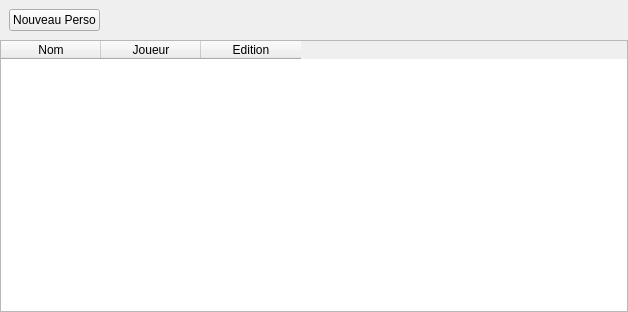
<?xml version="1.0" encoding="UTF-8"?>
<ui version="4.0">
 <class>Form</class>
 <widget class="QWidget" name="Form">
  <property name="geometry">
   <rect>
    <x>0</x>
    <y>0</y>
    <width>628</width>
    <height>312</height>
   </rect>
  </property>
  <property name="windowTitle">
   <string>Form</string>
  </property>
  <layout class="QVBoxLayout" name="verticalLayout">
   <property name="spacing">
    <number>0</number>
   </property>
   <property name="leftMargin">
    <number>0</number>
   </property>
   <property name="topMargin">
    <number>0</number>
   </property>
   <property name="rightMargin">
    <number>0</number>
   </property>
   <property name="bottomMargin">
    <number>0</number>
   </property>
   <item>
    <widget class="QWidget" name="widget" native="true">
     <layout class="QHBoxLayout" name="horizontalLayout">
      <item>
       <widget class="QPushButton" name="nouveau_pero_button">
        <property name="text">
         <string>Nouveau Perso</string>
        </property>
       </widget>
      </item>
      <item>
       <spacer name="horizontalSpacer">
        <property name="orientation">
         <enum>Qt::Horizontal</enum>
        </property>
        <property name="sizeHint" stdset="0">
         <size>
          <width>40</width>
          <height>20</height>
         </size>
        </property>
       </spacer>
      </item>
     </layout>
    </widget>
   </item>
   <item>
    <widget class="QTableWidget" name="tableWidget">
     <column>
      <property name="text">
       <string>Nom</string>
      </property>
     </column>
     <column>
      <property name="text">
       <string>Joueur</string>
      </property>
     </column>
     <column>
      <property name="text">
       <string>Edition</string>
      </property>
     </column>
    </widget>
   </item>
  </layout>
 </widget>
 <resources/>
 <connections/>
</ui>
